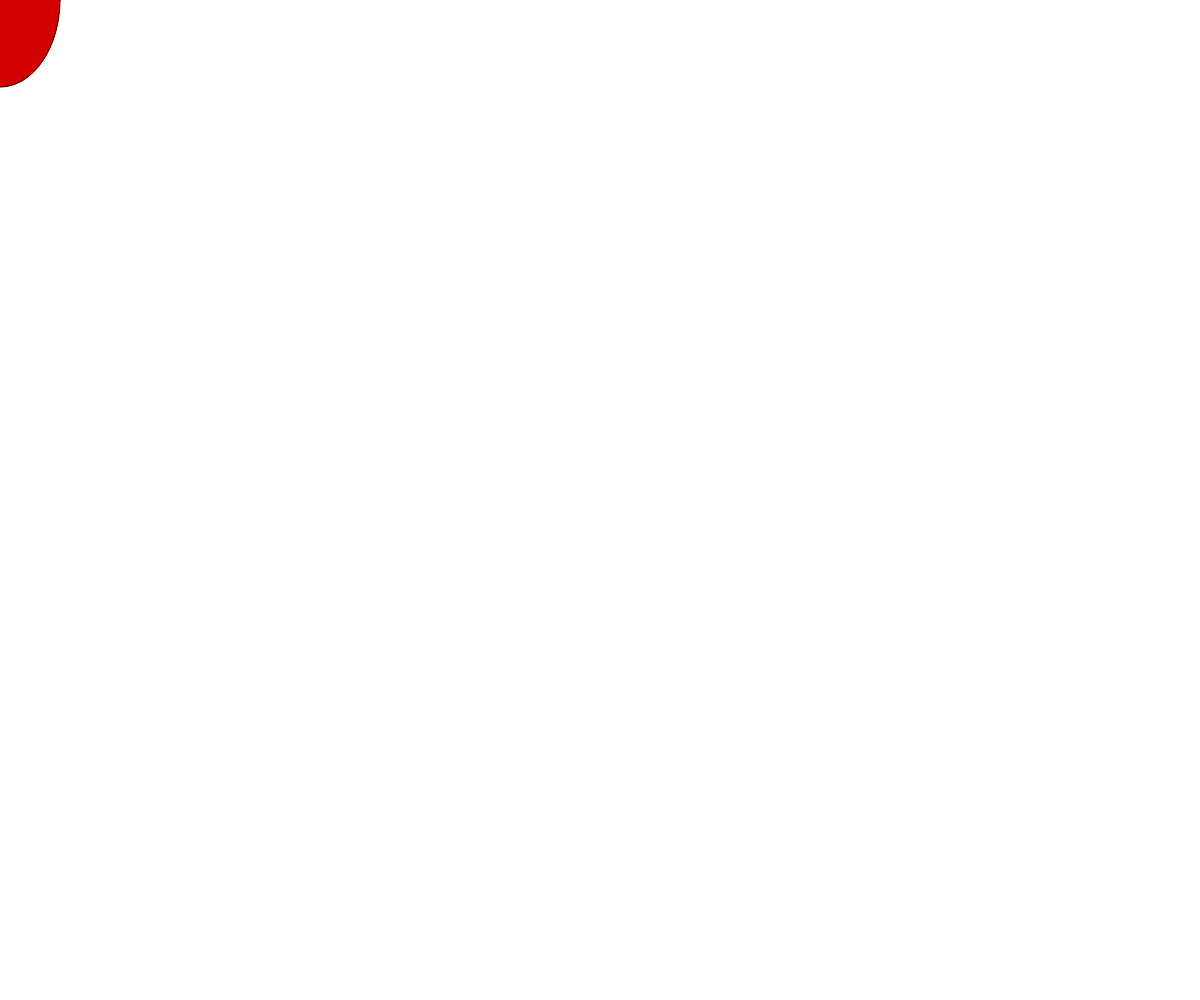
Frame 1 (no input)
Frame 60 (no input): identical to frame 1, image omitted
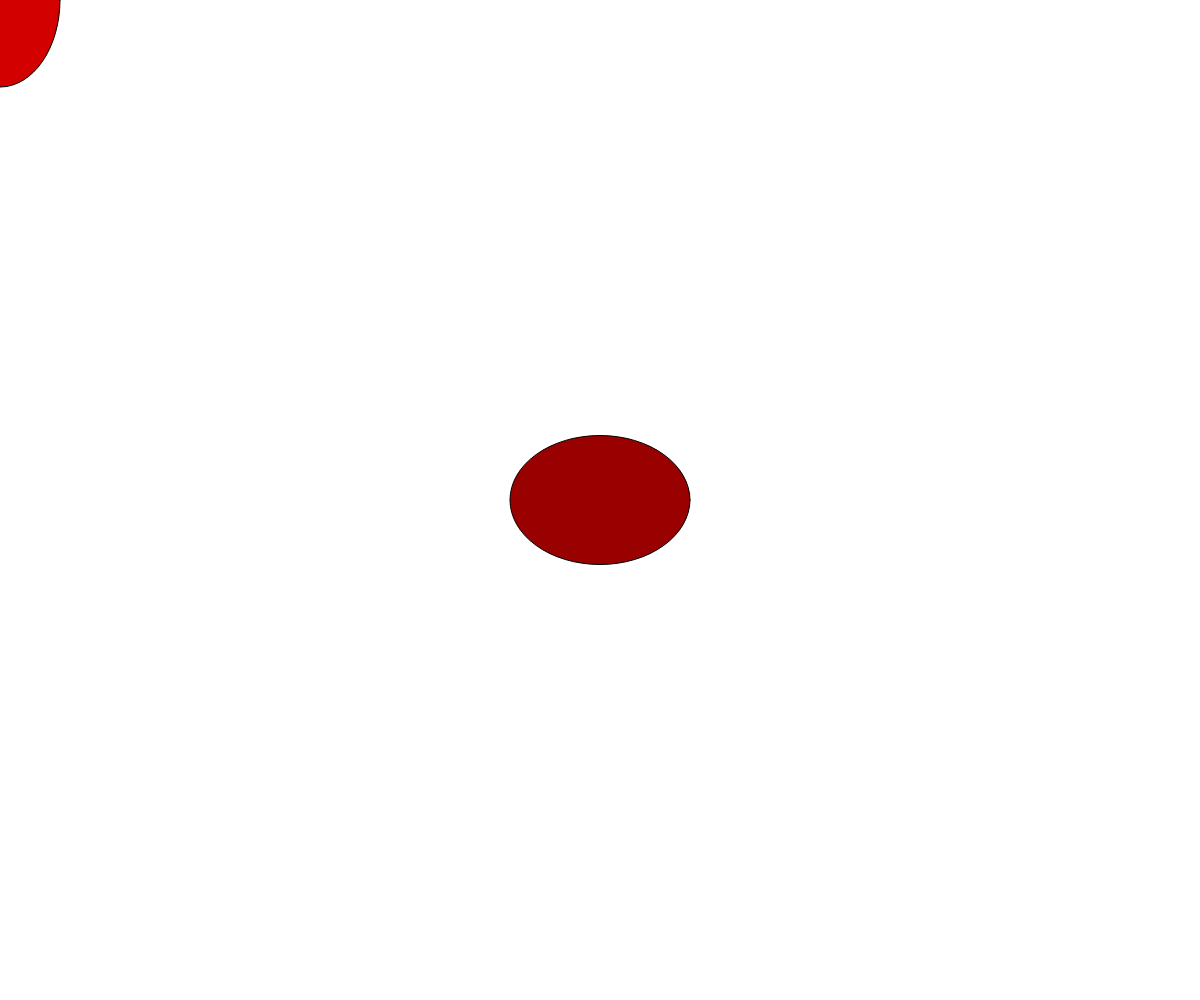
Frame 120 (the mouse pressed at the canvas centre since frame 60)

The p5.js sketch that drew these frames (run headless with seeded random() and noise() and a simulated clock; from frame 60 on, the mouse is pressed at the canvas centre):

// p5.js sketch
// ── sketch.js
function setup() {
  createCanvas(windowWidth, windowHeight);
  background(255);
}

function mouseMoved()
{
  fill(int(random(100,256)),0,0);
  ellipse(mouseX,mouseY, int(random(100,200)), int(random(100,200)));
  if(key=='s' && keyIsPressed)
  {
    rect(mouseX, mouseY, int(random(100,200)), int(random(100,200)));
  }
}

function mouseDragged()
{
  fill(0,int(random(100,256)),0);
  ellipse(mouseX,mouseY, int(random(100,200)), int(random(100,200)));
}

function keyPressed()
{
  if(key=='r')
  {
    background(255);
  }
}

function draw() {
}
